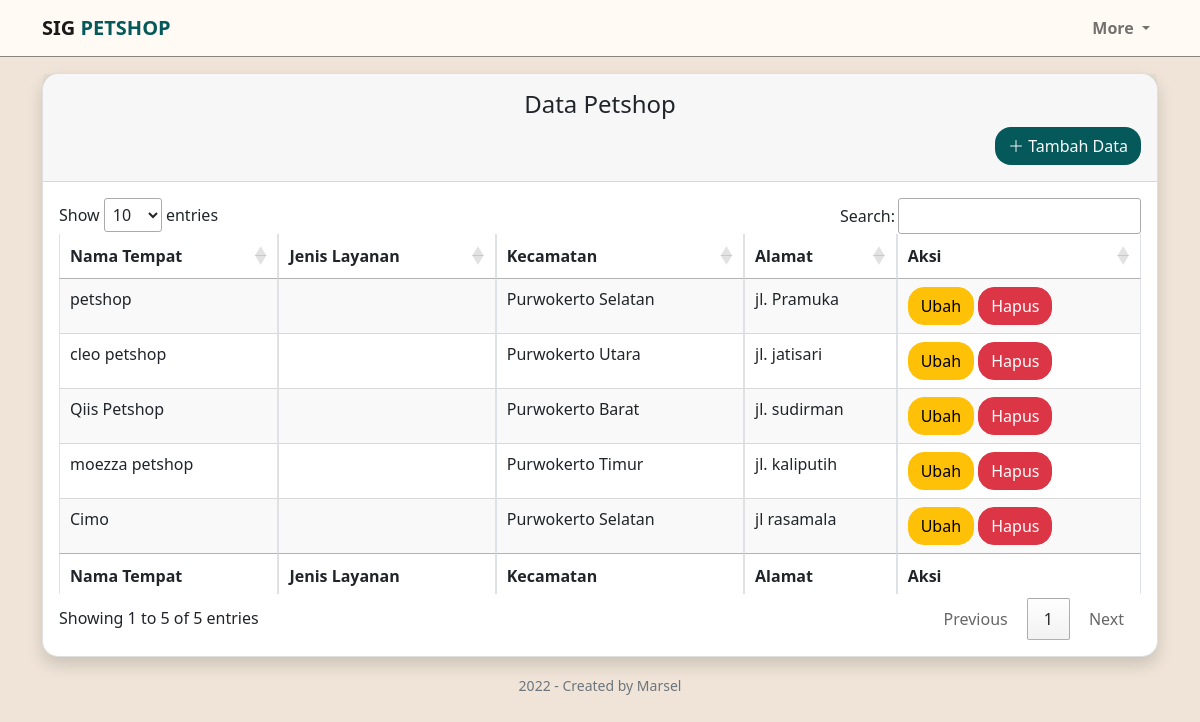
The page /admin/data-petshop.php (signed in) on the database as committed earlier.
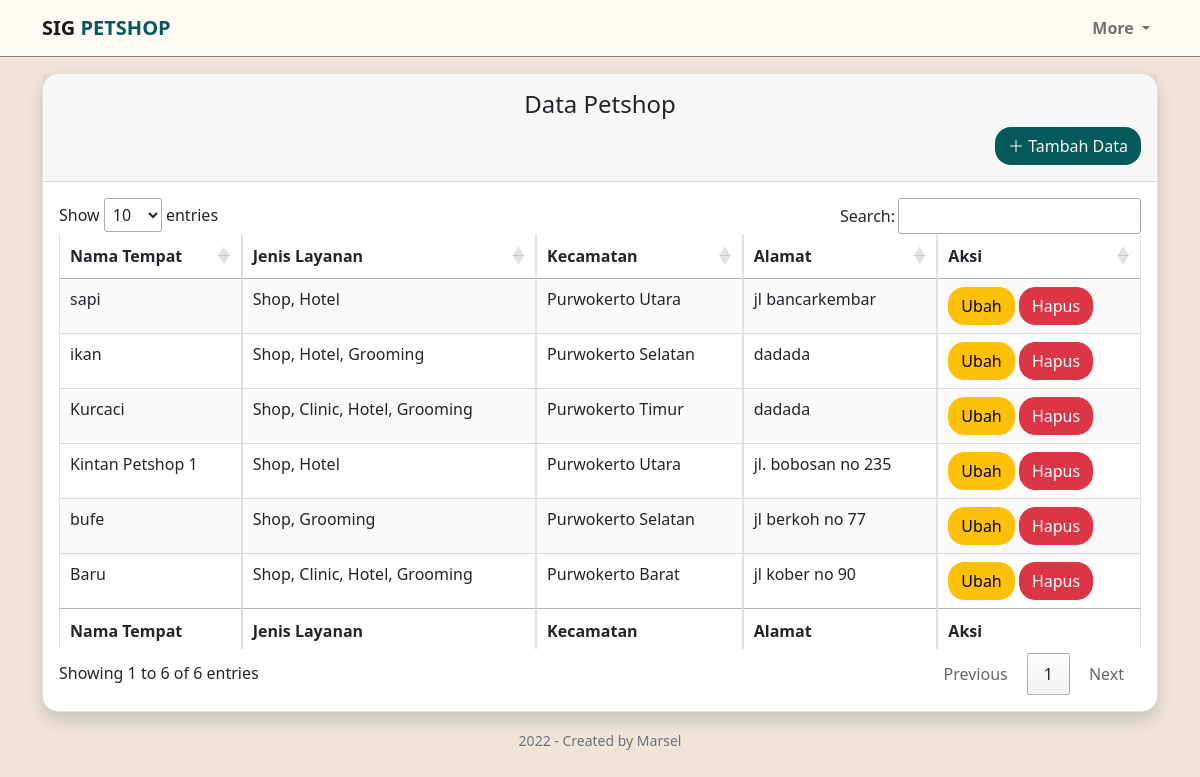
The same page on the database as committed later.
### tables this page shows
CREATE TABLE `lokasi` (
  `id_lokasi` int(2) NOT NULL,
  `nama` varchar(50) NOT NULL,
  `info` text NOT NULL,
  `alamat` text NOT NULL,
  `jadwal` text NOT NULL,
  `telp` varchar(20) NOT NULL,
  `layanan` varchar(255) NOT NULL,
  `id_kecamatan` int(2) NOT NULL,
  `id_kelurahan` int(2) NOT NULL,
  `lat` text NOT NULL,
  `lng` text NOT NULL,
  `id_admin` int(2) NOT NULL
);

CREATE TABLE `kecamatan` (
  `id_kecamatan` int(2) NOT NULL,
  `nama_kecamatan` varchar(50) NOT NULL
);

### admin/data-petshop.php (the view, shortened to what this page needs)
<?php
include "koneksi.php";
?>
<!DOCTYPE html>
<html lang="en">
  <head>
    <link href="https://cdn.jsdelivr.net/npm/bootstrap@5.1.3/dist/css/bootstrap.min.css" rel="stylesheet" />
    <link rel="stylesheet" href="https://cdn.datatables.net/1.12.0/css/jquery.dataTables.min.css" />
    <link rel="stylesheet" href="https://cdn.datatables.net/select/1.4.0/css/select.dataTables.min.css" />
    <link rel="stylesheet" href="https://cdn.jsdelivr.net/npm/bootstrap-icons@1.8.2/font/bootstrap-icons.css" />
    <link href="https://api.mapbox.com/mapbox-gl-js/v2.8.2/mapbox-gl.css" rel="stylesheet" />
    <link rel="stylesheet" href="style.css" />
  </head>
  <body>
    <section id="navbar">
      <nav class="navbar navbar-expand-lg navbar-light" style="background-color: #fffaf4">
        <div class="container">
          <a class="navbar-brand" href="dashboard.php">
            <strong>SIG <span style="color: #05595b">PETSHOP</span></strong>
          </a>
          <div class="collapse navbar-collapse justify-content-end" id="navbarTogglerDemo02">
            <ul class="navbar-nav mb-2 mb-lg-0">
              <li class="nav-item dropdown">
                <a class="nav-link dropdown-toggle" href="#" id="navbarDropdown" role="button" data-bs-toggle="dropdown" aria-expanded="false"> <strong>More</strong> </a>
              </li>
            </ul>
          </div>
        </div>
      </nav>
      <hr style="margin: 0px 0px; height: 1px; opacity: 0.5" />
    </section>
    <section id="table-data">
      <div class="table-data">
        <div class="container">
          <div class="card shadow">
            <div class="card-header py-3">
              <h4 class="text-center">Data Petshop</h4>
              <div class="d-flex justify-content-end">
                <a href="tambah-data.php" class="btn btn-block text-light" style="background-color: #05595b;"><i class="bi bi-plus-lg"></i> Tambah Data</a>
              </div>
            </div>
            <div class="card-body">
              <div class="table-responsive">
                <table class="table table-bordered display nowrap" id="dataTable" width="100%" cellspacing="0">
                  <thead>
                    <tr>
                      <th>Nama Tempat</th>
                      <th>Jenis Layanan</th>
                      <th>Kecamatan</th>
                      <th>Alamat</th>
                      <th>Aksi</th>
                    </tr>
                  </thead>
                  <tbody>
                      <?php
                      $data = "SELECT l.id_lokasi, l.nama, l.alamat, l.layanan, k.nama_kecamatan
                        FROM lokasi l, kecamatan k WHERE l.id_kecamatan = k.id_kecamatan";
                      $query = mysqli_query($conn, $data);
                      while ($row = mysqli_fetch_assoc($query)) {
                        $id = $row['id_lokasi'];
                        $nama = $row['nama'];
                        $layanan = $row['layanan'];
                        $kecamatan = $row['nama_kecamatan'];
                        $alamat = $row['alamat'];
                        echo "
                        <tr>
                        <td>$id</td>
                        <td>$nama</td>
                        <td>$layanan</td>
                        <td>$kecamatan</td>
                        <td>$alamat</td>
                        <td><a class='btn btn-warning' href='edit-data.php?id=$id'>Ubah</a> <a class='btn btn-danger' href='proses.php?p=hapus_lokasi&&id=$id'>Hapus</a></td>
                        </tr>";
                      }
                      ?>
                  </tbody>
                  <tfoot>
                    <tr>
                      <th>Nama Tempat</th>
                      <th>Jenis Layanan</th>
                      <th>Kecamatan</th>
                      <th>Alamat</th>
                      <th>Aksi</th>
                    </tr>
                  </tfoot>
                </table>
              </div>
            </div>
          </div>
        </div>
      </div>
    </section>
    <section id="footer">
      <div class="py-3">
        <div class="container">
          <div class="row">
            <div class="col">
              <p class="text-secondary mb-0 text-center"><small>2022 - Created by Marsel</small></p>
            </div>
          </div>
        </div>
      </div>
    </section>
  </body>
</html>

### admin/style.css (style rules this page uses)
body { background-color: #efe4d7; }
.filter-and-map, .table-data, .tambah-data-form { margin-top: 1em; }
.card { border-radius: 1rem; }
.btn { border-radius: 1em; }

Rows that differ between the two databases and show on the page:
removed lokasi: nama "petshop", id_kecamatan.nama_kecamatan "Purwokerto Selatan", alamat "jl. Pramuka"
removed lokasi: nama "cleo petshop", id_kecamatan.nama_kecamatan "Purwokerto Utara", alamat "jl. jatisari"
removed lokasi: nama "Qiis Petshop", id_kecamatan.nama_kecamatan "Purwokerto Barat", alamat "jl. sudirman"
removed lokasi: nama "moezza petshop", id_kecamatan.nama_kecamatan "Purwokerto Timur", alamat "jl. kaliputih"
removed lokasi: nama "Cimo", id_kecamatan.nama_kecamatan "Purwokerto Selatan", alamat "jl rasamala"
added lokasi: nama "sapi", layanan "Shop, Hotel", id_kecamatan.nama_kecamatan "Purwokerto Utara", alamat "jl bancarkembar"
added lokasi: nama "ikan", layanan "Shop, Hotel, Grooming", id_kecamatan.nama_kecamatan "Purwokerto Selatan", alamat "dadada"
added lokasi: nama "Kurcaci", layanan "Shop, Clinic, Hotel, Grooming", id_kecamatan.nama_kecamatan "Purwokerto Timur", alamat "dadada"
added lokasi: nama "Kintan Petshop 1", layanan "Shop, Hotel", id_kecamatan.nama_kecamatan "Purwokerto Utara", alamat "jl. bobosan no 235"
added lokasi: nama "bufe", layanan "Shop, Grooming", id_kecamatan.nama_kecamatan "Purwokerto Selatan", alamat "jl berkoh no 77"
added lokasi: nama "Baru", layanan "Shop, Clinic, Hotel, Grooming", id_kecamatan.nama_kecamatan "Purwokerto Barat", alamat "jl kober no 90"
Other text that changed with them:
text written by a page script: "Show entries Search: Showing 1 to 5 of 5 entries Previous 1 Next" → "Show entries Search: Showing 1 to 6 of 6 entries Previous 1 Next"
